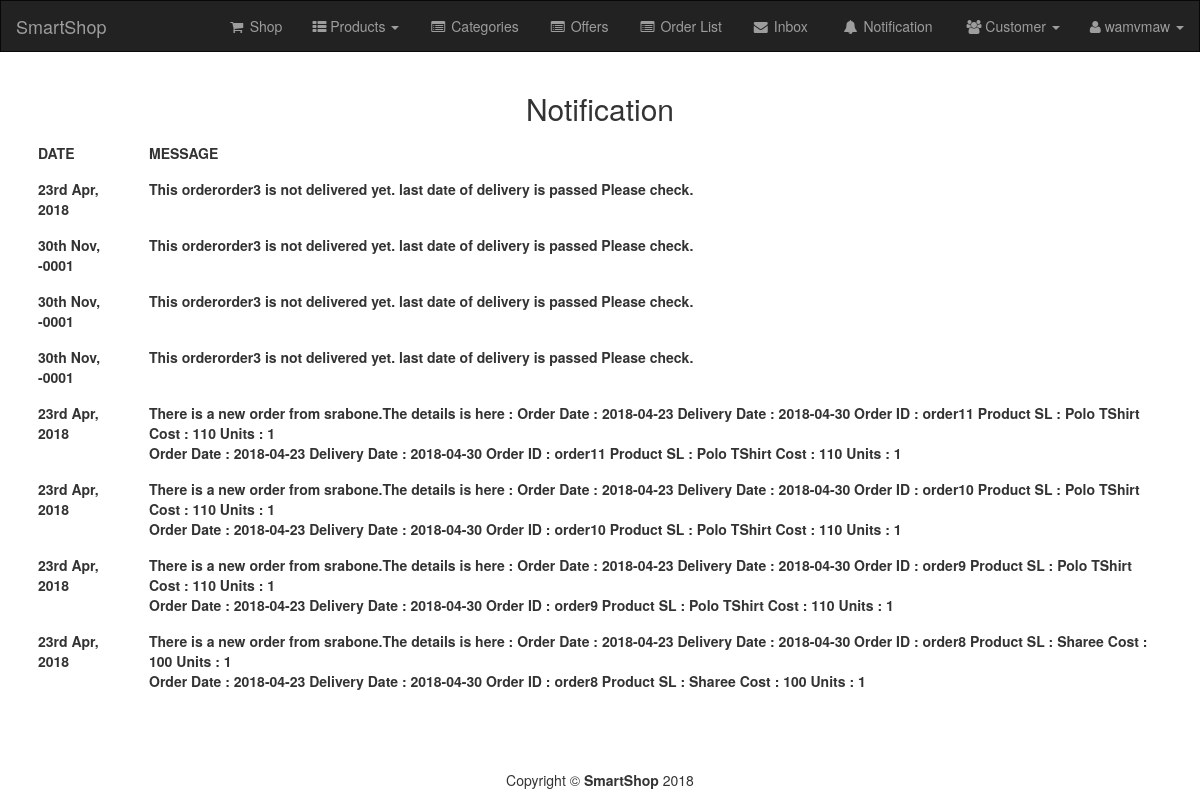
The app's page /admin/notification.php (signed in) with its own data.
### tables this page shows
CREATE TABLE `notification` (
  `sl` int(11) NOT NULL,
  `for_user` varchar(40) NOT NULL,
  `from_user` varchar(40) NOT NULL,
  `message` mediumtext NOT NULL,
  `create_date` date NOT NULL,
  `destroy_date` date NOT NULL,
  `status` tinyint(4) NOT NULL DEFAULT '0'
);

### admin/notification.php (the view, shortened to what this page needs)
<?php
if (isset($_SESSION['role'])) {
    require 'header.php';
    $user_sl = $_SESSION['user_sl'];
    $q = "select * from notification where for_user=$user_sl and from_user='order' order by sl DESC";
    $r = mysqli_query($conn, $q);
    ?>
    <div class="container">
        <h2 class="text-center">Notification</h2>
        <table class="table table-responsive">
            <tr>
                <th>DATE</th>
                <th>MESSAGE</th>
            </tr>
            <?php
            while ($s = mysqli_fetch_assoc($r)) {
                ?>
                <tr>
                    <th><?php echo date("jS M, Y", strtotime($s['create_date'])); ?></th>
                    <th><?php echo $s['message']; ?></th>
                </tr>
            <?php } ?>
        </table>
    </div>
    <br><br>
    <div class="navbar-fixed-bottom">
        <?php
        require 'footer.php';
        ?>
    <?php
} else
    header("location:login.php");
?>

### admin/admin.css (style rules this page uses)
.table tr th,.table tr td { border-top: unset !important; }

### records on screen
notification: create_date "23rd Apr, 2018", message "This orderorder3 is not delivered yet. last date of delivery is passed Please check."
notification: create_date "30th Nov, -0001", message "This orderorder3 is not delivered yet. last date of delivery is passed Please check."
notification: create_date "30th Nov, -0001", message "This orderorder3 is not delivered yet. last date of delivery is passed Please check."
notification: create_date "30th Nov, -0001", message "This orderorder3 is not delivered yet. last date of delivery is passed Please check."
notification: create_date "23rd Apr, 2018", message "There is a new order from srabone.The details is here : Order Date : 2018-04-23 Delivery Date : 2018-04-30 Order ID : order11 Product SL : Polo TShirt Cost : 110 Units : 1 Order Date : 2018-04-23 Delivery Date : 2018-04-30 Order ID : order11 Product SL : Polo TShirt Cost : 110 Units : 1"
notification: create_date "23rd Apr, 2018", message "There is a new order from srabone.The details is here : Order Date : 2018-04-23 Delivery Date : 2018-04-30 Order ID : order10 Product SL : Polo TShirt Cost : 110 Units : 1 Order Date : 2018-04-23 Delivery Date : 2018-04-30 Order ID : order10 Product SL : Polo TShirt Cost : 110 Units : 1"
notification: create_date "23rd Apr, 2018", message "There is a new order from srabone.The details is here : Order Date : 2018-04-23 Delivery Date : 2018-04-30 Order ID : order9 Product SL : Polo TShirt Cost : 110 Units : 1 Order Date : 2018-04-23 Delivery Date : 2018-04-30 Order ID : order9 Product SL : Polo TShirt Cost : 110 Units : 1"
notification: create_date "23rd Apr, 2018", message "There is a new order from srabone.The details is here : Order Date : 2018-04-23 Delivery Date : 2018-04-30 Order ID : order8 Product SL : Sharee Cost : 100 Units : 1 Order Date : 2018-04-23 Delivery Date : 2018-04-30 Order ID : order8 Product SL : Sharee Cost : 100 Units : 1"

### other values on screen
$_SESSION['user'] "wamvmaw"
